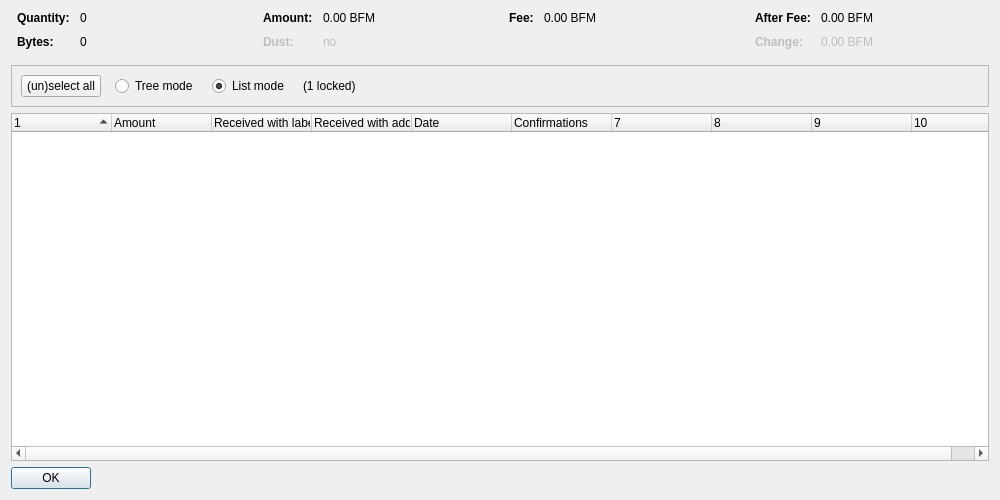
<?xml version="1.0" encoding="UTF-8"?>
<ui version="4.0">
 <class>CoinControlDialog</class>
 <widget class="QDialog" name="CoinControlDialog">
  <property name="geometry">
   <rect>
    <x>0</x>
    <y>0</y>
    <width>1000</width>
    <height>500</height>
   </rect>
  </property>
  <property name="windowTitle">
   <string>Coin Selection</string>
  </property>
  <layout class="QVBoxLayout" name="verticalLayout">
   <item>
    <layout class="QHBoxLayout" name="horizontalLayoutTop" stretch="0,0,0,0">
     <property name="topMargin">
      <number>0</number>
     </property>
     <property name="bottomMargin">
      <number>10</number>
     </property>
     <item>
      <layout class="QFormLayout" name="formLayoutCoinControl1">
       <property name="horizontalSpacing">
        <number>10</number>
       </property>
       <property name="verticalSpacing">
        <number>10</number>
       </property>
       <property name="leftMargin">
        <number>6</number>
       </property>
       <property name="rightMargin">
        <number>6</number>
       </property>
       <item row="0" column="0">
        <widget class="QLabel" name="labelCoinControlQuantityText">
         <property name="font">
          <font>
           <weight>75</weight>
           <bold>true</bold>
          </font>
         </property>
         <property name="text">
          <string>Quantity:</string>
         </property>
        </widget>
       </item>
       <item row="0" column="1">
        <widget class="QLabel" name="labelCoinControlQuantity">
         <property name="cursor">
          <cursorShape>IBeamCursor</cursorShape>
         </property>
         <property name="contextMenuPolicy">
          <enum>Qt::ActionsContextMenu</enum>
         </property>
         <property name="text">
          <string notr="true">0</string>
         </property>
         <property name="textInteractionFlags">
          <set>Qt::LinksAccessibleByMouse|Qt::TextSelectableByKeyboard|Qt::TextSelectableByMouse</set>
         </property>
        </widget>
       </item>
       <item row="1" column="0">
        <widget class="QLabel" name="labelCoinControlBytesText">
         <property name="font">
          <font>
           <weight>75</weight>
           <bold>true</bold>
          </font>
         </property>
         <property name="text">
          <string>Bytes:</string>
         </property>
        </widget>
       </item>
       <item row="1" column="1">
        <widget class="QLabel" name="labelCoinControlBytes">
         <property name="cursor">
          <cursorShape>IBeamCursor</cursorShape>
         </property>
         <property name="contextMenuPolicy">
          <enum>Qt::ActionsContextMenu</enum>
         </property>
         <property name="text">
          <string notr="true">0</string>
         </property>
         <property name="textInteractionFlags">
          <set>Qt::LinksAccessibleByMouse|Qt::TextSelectableByKeyboard|Qt::TextSelectableByMouse</set>
         </property>
        </widget>
       </item>
      </layout>
     </item>
     <item>
      <layout class="QFormLayout" name="formLayoutCoinControl2">
       <property name="horizontalSpacing">
        <number>10</number>
       </property>
       <property name="verticalSpacing">
        <number>10</number>
       </property>
       <property name="leftMargin">
        <number>6</number>
       </property>
       <property name="rightMargin">
        <number>6</number>
       </property>
       <item row="0" column="0">
        <widget class="QLabel" name="labelCoinControlAmountText">
         <property name="font">
          <font>
           <weight>75</weight>
           <bold>true</bold>
          </font>
         </property>
         <property name="text">
          <string>Amount:</string>
         </property>
        </widget>
       </item>
       <item row="0" column="1">
        <widget class="QLabel" name="labelCoinControlAmount">
         <property name="cursor">
          <cursorShape>IBeamCursor</cursorShape>
         </property>
         <property name="contextMenuPolicy">
          <enum>Qt::ActionsContextMenu</enum>
         </property>
         <property name="text">
          <string notr="true">0.00 BFM</string>
         </property>
         <property name="textInteractionFlags">
          <set>Qt::LinksAccessibleByMouse|Qt::TextSelectableByKeyboard|Qt::TextSelectableByMouse</set>
         </property>
        </widget>
       </item>
       <item row="1" column="0">
        <widget class="QLabel" name="labelCoinControlLowOutputText">
         <property name="enabled">
          <bool>false</bool>
         </property>
         <property name="font">
          <font>
           <weight>75</weight>
           <bold>true</bold>
          </font>
         </property>
         <property name="text">
          <string>Dust:</string>
         </property>
        </widget>
       </item>
       <item row="1" column="1">
        <widget class="QLabel" name="labelCoinControlLowOutput">
         <property name="enabled">
          <bool>false</bool>
         </property>
         <property name="cursor">
          <cursorShape>IBeamCursor</cursorShape>
         </property>
         <property name="contextMenuPolicy">
          <enum>Qt::ActionsContextMenu</enum>
         </property>
         <property name="text">
          <string notr="true">no</string>
         </property>
         <property name="textInteractionFlags">
          <set>Qt::LinksAccessibleByMouse|Qt::TextSelectableByKeyboard|Qt::TextSelectableByMouse</set>
         </property>
        </widget>
       </item>
      </layout>
     </item>
     <item>
      <layout class="QFormLayout" name="formLayoutCoinControl3">
       <property name="horizontalSpacing">
        <number>10</number>
       </property>
       <property name="verticalSpacing">
        <number>10</number>
       </property>
       <property name="leftMargin">
        <number>6</number>
       </property>
       <property name="rightMargin">
        <number>6</number>
       </property>
       <item row="0" column="0">
        <widget class="QLabel" name="labelCoinControlFeeText">
         <property name="font">
          <font>
           <weight>75</weight>
           <bold>true</bold>
          </font>
         </property>
         <property name="text">
          <string>Fee:</string>
         </property>
        </widget>
       </item>
       <item row="0" column="1">
        <widget class="QLabel" name="labelCoinControlFee">
         <property name="cursor">
          <cursorShape>IBeamCursor</cursorShape>
         </property>
         <property name="contextMenuPolicy">
          <enum>Qt::ActionsContextMenu</enum>
         </property>
         <property name="text">
          <string notr="true">0.00 BFM</string>
         </property>
         <property name="textInteractionFlags">
          <set>Qt::LinksAccessibleByMouse|Qt::TextSelectableByKeyboard|Qt::TextSelectableByMouse</set>
         </property>
        </widget>
       </item>
      </layout>
     </item>
     <item>
      <layout class="QFormLayout" name="formLayoutCoinControl4">
       <property name="horizontalSpacing">
        <number>10</number>
       </property>
       <property name="verticalSpacing">
        <number>10</number>
       </property>
       <property name="leftMargin">
        <number>6</number>
       </property>
       <property name="rightMargin">
        <number>6</number>
       </property>
       <item row="0" column="0">
        <widget class="QLabel" name="labelCoinControlAfterFeeText">
         <property name="font">
          <font>
           <weight>75</weight>
           <bold>true</bold>
          </font>
         </property>
         <property name="text">
          <string>After Fee:</string>
         </property>
        </widget>
       </item>
       <item row="0" column="1">
        <widget class="QLabel" name="labelCoinControlAfterFee">
         <property name="cursor">
          <cursorShape>IBeamCursor</cursorShape>
         </property>
         <property name="contextMenuPolicy">
          <enum>Qt::ActionsContextMenu</enum>
         </property>
         <property name="text">
          <string notr="true">0.00 BFM</string>
         </property>
         <property name="textInteractionFlags">
          <set>Qt::LinksAccessibleByMouse|Qt::TextSelectableByKeyboard|Qt::TextSelectableByMouse</set>
         </property>
        </widget>
       </item>
       <item row="1" column="0">
        <widget class="QLabel" name="labelCoinControlChangeText">
         <property name="enabled">
          <bool>false</bool>
         </property>
         <property name="font">
          <font>
           <weight>75</weight>
           <bold>true</bold>
          </font>
         </property>
         <property name="text">
          <string>Change:</string>
         </property>
        </widget>
       </item>
       <item row="1" column="1">
        <widget class="QLabel" name="labelCoinControlChange">
         <property name="enabled">
          <bool>false</bool>
         </property>
         <property name="cursor">
          <cursorShape>IBeamCursor</cursorShape>
         </property>
         <property name="contextMenuPolicy">
          <enum>Qt::ActionsContextMenu</enum>
         </property>
         <property name="text">
          <string notr="true">0.00 BFM</string>
         </property>
         <property name="textInteractionFlags">
          <set>Qt::LinksAccessibleByMouse|Qt::TextSelectableByKeyboard|Qt::TextSelectableByMouse</set>
         </property>
        </widget>
       </item>
      </layout>
     </item>
    </layout>
   </item>
   <item>
    <widget class="QFrame" name="frame">
     <property name="minimumSize">
      <size>
       <width>0</width>
       <height>40</height>
      </size>
     </property>
     <property name="frameShape">
      <enum>QFrame::StyledPanel</enum>
     </property>
     <property name="frameShadow">
      <enum>QFrame::Sunken</enum>
     </property>
     <layout class="QHBoxLayout" name="horizontalLayout">
      <item>
       <layout class="QHBoxLayout" name="horizontalLayoutPanel" stretch="0,0,0,0,0">
        <property name="spacing">
         <number>14</number>
        </property>
        <item>
         <widget class="QPushButton" name="pushButtonSelectAll">
          <property name="sizePolicy">
           <sizepolicy hsizetype="Maximum" vsizetype="Fixed">
            <horstretch>0</horstretch>
            <verstretch>0</verstretch>
           </sizepolicy>
          </property>
          <property name="text">
           <string>(un)select all</string>
          </property>
          <property name="autoDefault">
           <bool>false</bool>
          </property>
         </widget>
        </item>
        <item>
         <widget class="QRadioButton" name="radioTreeMode">
          <property name="sizePolicy">
           <sizepolicy hsizetype="Maximum" vsizetype="Fixed">
            <horstretch>0</horstretch>
            <verstretch>0</verstretch>
           </sizepolicy>
          </property>
          <property name="text">
           <string>Tree mode</string>
          </property>
         </widget>
        </item>
        <item>
         <widget class="QRadioButton" name="radioListMode">
          <property name="sizePolicy">
           <sizepolicy hsizetype="Maximum" vsizetype="Fixed">
            <horstretch>0</horstretch>
            <verstretch>0</verstretch>
           </sizepolicy>
          </property>
          <property name="text">
           <string>List mode</string>
          </property>
          <property name="checked">
           <bool>true</bool>
          </property>
         </widget>
        </item>
        <item>
         <widget class="QLabel" name="labelLocked">
          <property name="text">
           <string notr="true">(1 locked)</string>
          </property>
         </widget>
        </item>
        <item>
         <spacer name="horizontalSpacer">
          <property name="orientation">
           <enum>Qt::Horizontal</enum>
          </property>
          <property name="sizeHint" stdset="0">
           <size>
            <width>40</width>
            <height>20</height>
           </size>
          </property>
         </spacer>
        </item>
       </layout>
      </item>
     </layout>
    </widget>
   </item>
   <item>
    <widget class="CoinControlTreeWidget" name="treeWidget">
     <property name="contextMenuPolicy">
      <enum>Qt::CustomContextMenu</enum>
     </property>
     <property name="sortingEnabled">
      <bool>false</bool>
     </property>
     <property name="columnCount">
      <number>10</number>
     </property>
     <attribute name="headerShowSortIndicator" stdset="0">
      <bool>true</bool>
     </attribute>
     <attribute name="headerStretchLastSection">
      <bool>false</bool>
     </attribute>
     <column>
      <property name="text">
       <string/>
      </property>
     </column>
     <column>
      <property name="text">
       <string>Amount</string>
      </property>
     </column>
     <column>
      <property name="text">
       <string>Received with label</string>
      </property>
     </column>
     <column>
      <property name="text">
       <string>Received with address</string>
      </property>
     </column>
     <column>
      <property name="text">
       <string>Date</string>
      </property>
     </column>
     <column>
      <property name="text">
       <string>Confirmations</string>
      </property>
      <property name="toolTip">
       <string>Confirmed</string>
      </property>
     </column>
     <column>
      <property name="text">
       <string/>
      </property>
     </column>
     <column>
      <property name="text">
       <string/>
      </property>
     </column>
     <column>
      <property name="text">
       <string/>
      </property>
     </column>
     <column>
      <property name="text">
       <string/>
      </property>
     </column>
    </widget>
   </item>
   <item>
    <widget class="QDialogButtonBox" name="buttonBox">
     <property name="sizePolicy">
      <sizepolicy hsizetype="Maximum" vsizetype="Fixed">
       <horstretch>0</horstretch>
       <verstretch>0</verstretch>
      </sizepolicy>
     </property>
     <property name="orientation">
      <enum>Qt::Horizontal</enum>
     </property>
     <property name="standardButtons">
      <set>QDialogButtonBox::Ok</set>
     </property>
    </widget>
   </item>
  </layout>
 </widget>
 <customwidgets>
  <customwidget>
   <class>CoinControlTreeWidget</class>
   <extends>QTreeWidget</extends>
   <header>coincontroltreewidget.h</header>
  </customwidget>
 </customwidgets>
 <resources/>
 <connections/>
</ui>
